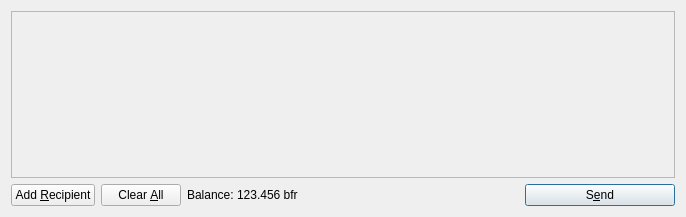
<?xml version="1.0" encoding="UTF-8"?>
<ui version="4.0">
 <class>SendCoinsDialog</class>
 <widget class="QDialog" name="SendCoinsDialog">
  <property name="geometry">
   <rect>
    <x>0</x>
    <y>0</y>
    <width>686</width>
    <height>217</height>
   </rect>
  </property>
  <property name="windowTitle">
   <string>Send Coins</string>
  </property>
  <layout class="QVBoxLayout" name="verticalLayout">
   <item>
    <widget class="QScrollArea" name="scrollArea">
     <property name="widgetResizable">
      <bool>true</bool>
     </property>
     <widget class="QWidget" name="scrollAreaWidgetContents">
      <property name="geometry">
       <rect>
        <x>0</x>
        <y>0</y>
        <width>666</width>
        <height>165</height>
       </rect>
      </property>
      <layout class="QVBoxLayout" name="verticalLayout_2">
       <property name="margin">
        <number>0</number>
       </property>
       <item>
        <layout class="QVBoxLayout" name="entries">
         <property name="spacing">
          <number>6</number>
         </property>
        </layout>
       </item>
       <item>
        <spacer name="verticalSpacer">
         <property name="orientation">
          <enum>Qt::Vertical</enum>
         </property>
         <property name="sizeHint" stdset="0">
          <size>
           <width>20</width>
           <height>40</height>
          </size>
         </property>
        </spacer>
       </item>
      </layout>
     </widget>
    </widget>
   </item>
   <item>
    <layout class="QHBoxLayout" name="horizontalLayout">
     <item>
      <widget class="QPushButton" name="addButton">
       <property name="toolTip">
        <string>Send to multiple recipients at once</string>
       </property>
       <property name="text">
        <string>Add &amp;Recipient</string>
       </property>
       <property name="icon">
        <iconset resource="../bitcoin.qrc">
         <normaloff>:/icons/add</normaloff>:/icons/add</iconset>
       </property>
       <property name="autoDefault">
        <bool>false</bool>
       </property>
      </widget>
     </item>
     <item>
      <widget class="QPushButton" name="clearButton">
       <property name="sizePolicy">
        <sizepolicy hsizetype="Minimum" vsizetype="Fixed">
         <horstretch>0</horstretch>
         <verstretch>0</verstretch>
        </sizepolicy>
       </property>
       <property name="toolTip">
        <string>Remove all transaction fields</string>
       </property>
       <property name="text">
        <string>Clear &amp;All</string>
       </property>
       <property name="icon">
        <iconset resource="../bitcoin.qrc">
         <normaloff>:/icons/remove</normaloff>:/icons/remove</iconset>
       </property>
       <property name="autoRepeatDelay">
        <number>300</number>
       </property>
       <property name="autoDefault">
        <bool>false</bool>
       </property>
      </widget>
     </item>
     <item>
      <layout class="QHBoxLayout" name="horizontalLayout_2">
       <property name="spacing">
        <number>3</number>
       </property>
       <item>
        <widget class="QLabel" name="label">
         <property name="text">
          <string>Balance:</string>
         </property>
        </widget>
       </item>
       <item>
        <widget class="QLabel" name="labelBalance">
         <property name="cursor">
          <cursorShape>IBeamCursor</cursorShape>
         </property>
         <property name="text">
          <string>123.456 bfr</string>
         </property>
         <property name="textInteractionFlags">
          <set>Qt::LinksAccessibleByMouse|Qt::TextSelectableByKeyboard|Qt::TextSelectableByMouse</set>
         </property>
        </widget>
       </item>
      </layout>
     </item>
     <item>
      <spacer name="horizontalSpacer">
       <property name="orientation">
        <enum>Qt::Horizontal</enum>
       </property>
       <property name="sizeHint" stdset="0">
        <size>
         <width>40</width>
         <height>20</height>
        </size>
       </property>
      </spacer>
     </item>
     <item>
      <widget class="QPushButton" name="sendButton">
       <property name="minimumSize">
        <size>
         <width>150</width>
         <height>0</height>
        </size>
       </property>
       <property name="toolTip">
        <string>Confirm the send action</string>
       </property>
       <property name="text">
        <string>S&amp;end</string>
       </property>
       <property name="icon">
        <iconset resource="../bitcoin.qrc">
         <normaloff>:/icons/send</normaloff>:/icons/send</iconset>
       </property>
       <property name="default">
        <bool>true</bool>
       </property>
      </widget>
     </item>
    </layout>
   </item>
  </layout>
 </widget>
 <resources>
  <include location="../bitcoin.qrc"/>
 </resources>
 <connections/>
</ui>
